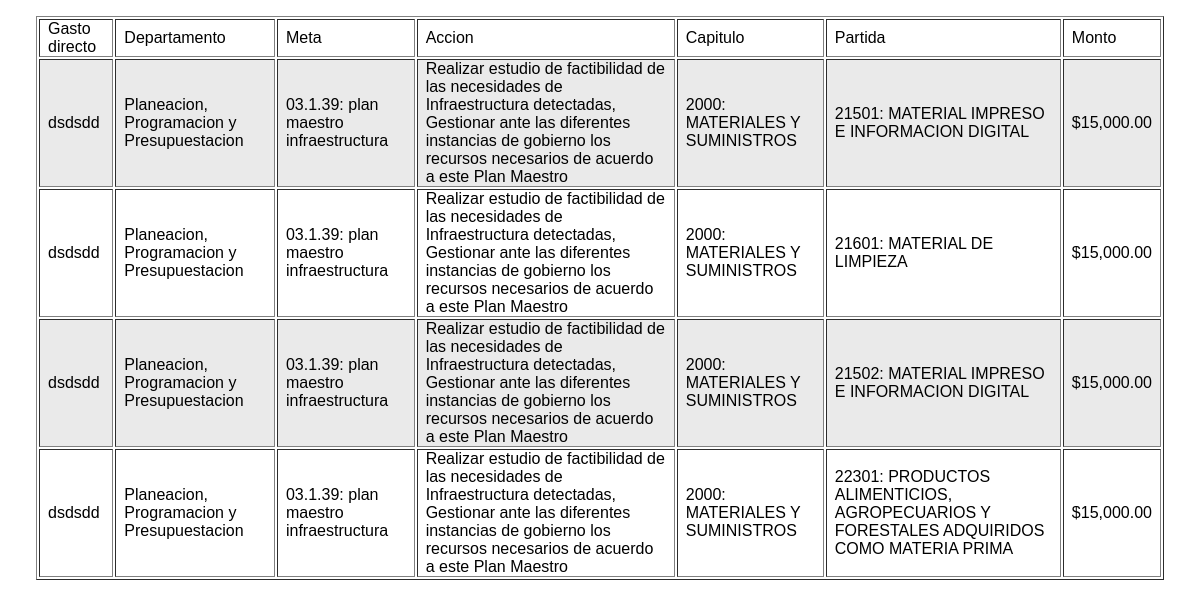
Page /gastodistribucion.php?idd=1 on the committed database.
### tables this page shows
CREATE TABLE `gastodirecto` (
  `clave` varchar(50) default NULL,
  `nombre` varchar(200) NOT NULL,
  `descripcion` longtext NOT NULL,
  `vigencia` date NOT NULL,
  `monto` double NOT NULL,
  `fecha_inicial` varchar(20) NOT NULL,
  `fecha_final` varchar(20) NOT NULL,
  `id_gastodirecto` int(11) NOT NULL auto_increment,
  `fecha_expedicion` date NOT NULL,
  `fecha_recibido` date NOT NULL,
  PRIMARY KEY  (`id_gastodirecto`)
);

CREATE TABLE `departamento` (
  `clave` int(11) NOT NULL,
  `nombre` varchar(200) default NULL,
  `vigencia` date default NULL,
  `monto` double default NULL,
  `periodo` varchar(20) default NULL,
  `id_departamento` int(11) NOT NULL auto_increment,
  `id_altadireccion` int(11) default NULL,
  `poa` int(11) default NULL,
  PRIMARY KEY  (`id_departamento`),
  KEY `i_clave` (`clave`)
);

CREATE TABLE `meta` (
  `clave` varchar(20) default NULL,
  `nombre` varchar(200) default NULL,
  `descripcion_numero` varchar(500) default NULL,
  `unidad_de_medida` varchar(200) default NULL,
  `cantidad` varchar(200) default NULL,
  `vigencia` date default NULL,
  `monto` double default NULL,
  `periodo` varchar(20) default NULL,
  `ingreso_propio_ene_jun` double default NULL,
  `ingreso_propio_jul_dic` double default NULL,
  `gasto_directo_ene_jun` double default NULL,
  `gasto_directo_jul_dic` double default NULL,
  `id_encargado` int(11) default NULL,
  `id_meta` int(11) NOT NULL auto_increment,
  `descripcion` varchar(500) NOT NULL,
  PRIMARY KEY  (`id_meta`),
  KEY `i_clave` (`clave`)
);

CREATE TABLE `accion` (
  `clave` varchar(20) default NULL,
  `id_meta` int(20) NOT NULL,
  `nombre` varchar(200) default NULL,
  `descripcion` varchar(500) default NULL,
  `monto` double default NULL,
  `ingreso_propio_ene_jun` double default NULL,
  `ingreso_propio_jul_dic` double default NULL,
  `gasto_directo_ene_jun` double default NULL,
  `gasto_directo_jul_dic` double default NULL,
  `vigencia` date default NULL,
  `periodo` varchar(20) default NULL,
  `id_accion` int(11) NOT NULL auto_increment,
  PRIMARY KEY  (`id_accion`),
  KEY `i_clave` (`clave`)
);

CREATE TABLE `capitulo` (
  `clave` int(11) NOT NULL,
  `nombre` varchar(500) default NULL,
  `descripcion` longtext,
  `ingresos_propios` double default NULL,
  `gasto_directo` double default NULL,
  `vigencia` date default NULL,
  `periodo` varchar(20) default NULL,
  `id_capitulo` int(11) NOT NULL auto_increment,
  PRIMARY KEY  (`id_capitulo`),
  KEY `i_clave` (`clave`)
);

CREATE TABLE `partida` (
  `clave` int(11) NOT NULL,
  `id_subcapitulo` int(11) default NULL,
  `nombre` varchar(200) default NULL,
  `descripcion` longtext,
  `ingreso_propio` double default NULL,
  `gasto_directo` double default NULL,
  `vigencia` date default NULL,
  `periodo` varchar(20) default NULL,
  `id_partida` int(11) NOT NULL auto_increment,
  `estado` int(11) NOT NULL,
  `restringir` int(11) default NULL,
  PRIMARY KEY  (`id_partida`),
  KEY `i_clave` (`clave`)
);

CREATE TABLE `gastodirecto_capitulo` (
  `id_gasto_directo` varchar(50) NOT NULL,
  `id_meta` varchar(20) NOT NULL,
  `id_capitulo` varchar(45) NOT NULL,
  `vigencia` date default NULL,
  `monto` double default NULL,
  `id_gastodirecto_capitulo` int(11) NOT NULL auto_increment,
  `id_accion` int(11) NOT NULL,
  `id_departamento` int(11) NOT NULL,
  `id_partida` int(11) NOT NULL,
  `gastado` double(15,3) default NULL,
  `comprometido` double(15,3) default NULL,
  PRIMARY KEY  (`id_gastodirecto_capitulo`)
);

### gastodistribucion.php (the view, shortened to what this page needs)
<!DOCTYPE html PUBLIC "-//W3C//DTD XHTML 1.0 Transitional//EN" "http://www.w3.org/TR/xhtml1/DTD/xhtml1-transitional.dtd">
<html xmlns="http://www.w3.org/1999/xhtml">
<head>
<link type="text/css" rel="stylesheet" href="stylesheets/TableGear.css" />
</head>
<body>
<form id="form1" name="form1" method="post" action="">
<?
$id_gasto_directo=$_GET['idd'];
?>
  <table width="100%" border="1" align="center">
    <tr>
      <td>Gasto directo</td>
      <td>Departamento</td>
      <td>Meta</td>
      <td>Accion</td>
      <td>Capitulo</td>
      <td>Partida</td>
      <td>Monto</td>
    </tr>
<?
$Sql="SELECT
g.nombre,d.nombre,m.nombre,a.nombre,c.nombre,p.nombre, gc.monto,m.clave,c.clave,p.clave
FROM
(((((gastodirecto_capitulo gc join gastodirecto g on gc.id_gasto_directo = g.id_gastodirecto)
join departamento d on d.id_departamento =gc.id_departamento)
join meta m on m.id_meta = gc.id_meta)
join accion a on a.id_accion = gc.id_accion)
join capitulo c on c.id_capitulo = gc.id_capitulo)
join partida p on p.id_partida = gc.id_partida WHERE gc.id_gasto_directo = '$id_gasto_directo'";
$ISql = mysql_query($Sql);
$num=mysql_num_rows($ISql);
if($num>0)
{
	$a=1;
	while($row = mysql_fetch_array($ISql))
	{
		if($a==0)
		{
		?>
            <? $a=1;}else{?>
            <tr class="odd">
			<? $a=0;}?>
      			<td><?=$row[0]; ?></td>
      			<td><?=$row[1]; ?></td>
      			<td><?=$row[7]; ?>:  <?=$row[2]; ?></td>
      			<td><?=$row[3]; ?></td>
      			<td><?=$row[8]; ?>:  <?=$row[4]; ?></td>
     			<td><?=$row[9]; ?>:  <?=$row[5]; ?></td>
      			<td><?="$".number_format($row[6], 2, '.', ','); ?></td>
    		</tr>
<?
   }
}
?>
  </table>
</form>
</body>
</html>

### stylesheets/TableGear.css (style rules this page uses)
body { margin: 0 auto; padding: 0 20px 20px 20px; font-family: Tahoma, Helvetica, Arial, sans-serif; }
form { padding: 1em; }
tr.odd { background-color: #eaeaea; }
th,td { text-align: left; }
td { height: 1.6em; padding: 0 0.5em; }

### rows in the picture
gastodirecto: nombre "dsdsdd", departamento.nombre "Planeacion, Programacion y Presupuestacion", meta.clave "03.1.39", meta.nombre "plan maestro infraestructura", accion.nombre "Realizar estudio de factibilidad de las necesidades de Infraestructura detectadas, Gestionar ante las diferentes instancias de gobierno los recursos necesarios de acuerdo a este Plan Maestro", capitulo.clave "2000", capitulo.nombre "MATERIALES Y SUMINISTROS", partida.clave "21501", partida.nombre "MATERIAL IMPRESO E INFORMACION DIGITAL", gastodirecto_capitulo.monto "15,000.00", partida.clave "21601", partida.nombre "MATERIAL DE LIMPIEZA", partida.clave "21502", partida.clave "22301", partida.nombre "PRODUCTOS ALIMENTICIOS, AGROPECUARIOS Y FORESTALES ADQUIRIDOS COMO MATERIA PRIMA"
